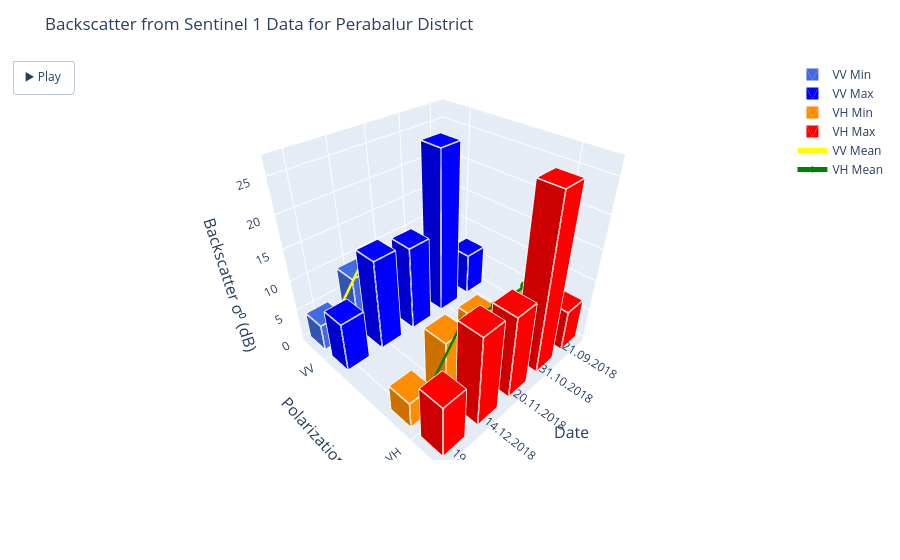

Notebook source saved alongside this figure:
### Code cell
import plotly.graph_objects as go
import numpy as np
import plotly.io as pio
import imageio
import moviepy as mpy
import os

# ========== DATA ==========
dates = ["21.09.2018", "31.10.2018", "20.11.2018", "14.12.2018", "19.01.2019"]
x = np.arange(len(dates))

vv_min = [2.89, 5.10, 8.49, 8.98, 4.26]
vv_max = [6.88, 25.92, 13.74, 14.64, 7.96]
vv_mean = [5.55, 10.89, 11.13, 12.33, 5.04]

vh_min = [4.51, 5.23, 9.21, 9.49, 4.12]
vh_max = [6.61, 26.74, 13.14, 14.20, 8.26]
vh_mean = [5.55, 10.89, 11.12, 12.40, 5.04]


def make_bar(xc, yc, z0, z1, dx=0.3, dy=0.1, color="blue", name=None):
    """Solid 3D bar with grey/black border lines."""
    # Vertices of cube
    verts = np.array([
        [xc-dx, yc-dy, z0],  # 0 bottom
        [xc+dx, yc-dy, z0],  # 1
        [xc+dx, yc+dy, z0],  # 2
        [xc-dx, yc+dy, z0],  # 3
        [xc-dx, yc-dy, z1],  # 4 top
        [xc+dx, yc-dy, z1],  # 5
        [xc+dx, yc+dy, z1],  # 6
        [xc-dx, yc+dy, z1],  # 7
    ])

    # Faces (12 triangles = 6 sides)
    i=[0,1,2, 0,2,3, 4,5,6, 4,6,7, 0,1,5, 0,5,4, 1,2,6, 1,6,5, 2,3,7, 2,7,6, 3,0,4, 3,4,7]
    j=[1,2,3, 3,0,1, 5,6,7, 7,4,5, 1,5,4, 4,0,1, 2,6,5, 5,1,2, 3,7,6, 6,2,3, 0,4,7, 7,3,0]
    k=[2,3,0, 0,1,2, 6,7,4, 4,5,6, 5,4,0, 0,1,5, 6,5,1, 1,2,6, 7,6,2, 2,3,7, 4,7,3, 3,0,4]

    # Base bar (solid color)
    bar = go.Mesh3d(
        x=verts[:,0], y=verts[:,1], z=verts[:,2],
        i=i, j=j, k=k,
        color=color,
        opacity=1.0,
        flatshading=True,
        name=name,
        showlegend=(name is not None)
    )

    # Edges (pairs of vertex indices)
    edges = [
        (0,1),(1,2),(2,3),(3,0),  # bottom
        (4,5),(5,6),(6,7),(7,4),  # top
        (0,4),(1,5),(2,6),(3,7)   # verticals
    ]

    edge_x, edge_y, edge_z = [], [], []
    for e in edges:
        for v in e:
            edge_x.append(verts[v,0])
            edge_y.append(verts[v,1])
            edge_z.append(verts[v,2])
        edge_x.append(None)  # break
        edge_y.append(None)
        edge_z.append(None)

    border = go.Scatter3d(
        x=edge_x, y=edge_y, z=edge_z,
        mode="lines",
        line=dict(color="white", width=3),
        showlegend=False
    )

    return [bar, border]


# ========== FIGURE ==========
fig = go.Figure()

# # VV bars
# for i in range(len(x)):
#     fig.add_trace(make_bar(x[i], 0-0.15, 0, vv_min[i], color="royalblue", name="VV Min" if i==0 else None))
#     fig.add_trace(make_bar(x[i], 0+0.15, 0, vv_max[i], color="blue", name="VV Max" if i==0 else None))

# # VH bars
# for i in range(len(x)):
#     fig.add_trace(make_bar(x[i], 1-0.15, 0, vh_min[i], color="darkorange", name="VH Min" if i==0 else None))
#     fig.add_trace(make_bar(x[i], 1+0.15, 0, vh_max[i], color="red", name="VH Max" if i==0 else None))

# VV bars
for i in range(len(x)):
    fig.add_traces(make_bar(x[i], 0-0.15, 0, vv_min[i], color="royalblue", name="VV Min" if i==0 else None))
    fig.add_traces(make_bar(x[i], 0+0.15, 0, vv_max[i], color="blue", name="VV Max" if i==0 else None))

# VH bars
for i in range(len(x)):
    fig.add_traces(make_bar(x[i], 1-0.15, 0, vh_min[i], color="darkorange", name="VH Min" if i==0 else None))
    fig.add_traces(make_bar(x[i], 1+0.15, 0, vh_max[i], color="red", name="VH Max" if i==0 else None))

# Mean lines
fig.add_trace(go.Scatter3d(
    x=x, y=[0]*len(x), z=vv_mean, mode="lines+markers",
    line=dict(color="yellow", width=5), marker=dict(size=6),
    name="VV Mean"
))
fig.add_trace(go.Scatter3d(
    x=x, y=[1]*len(x), z=vh_mean, mode="lines+markers",
    line=dict(color="green", width=5), marker=dict(size=6),
    name="VH Mean"
))

# Layout improvements
fig.update_layout(
    scene=dict(
        xaxis=dict(
            title=dict(text="Date", font=dict(size=16)),
            tickvals=x,
            ticktext=dates,
            tickfont=dict(size=12),
        ),
        yaxis=dict(
            title=dict(text="Polarization", font=dict(size=16)),
            tickvals=[0, 1],
            ticktext=["VV", "VH"],
            tickfont=dict(size=12),
        ),
        zaxis=dict(
            title=dict(text="Backscatter σ⁰ (dB)", font=dict(size=16)),
            tickfont=dict(size=12),
        )
    ),
    title="Backscatter from Sentinel 1 Data for Perabalur District",
    margin=dict(l=80, r=80, b=100, t=60)
)

# ========== OPTION A: Interactive HTML for PPT ==========
fig.write_html("backscatter_3D.html")
print("Saved interactive HTML → insert in PPT via Web Viewer add-in.")

# ========== OPTION B: Auto-rotating animation ==========
frames = []
for angle in range(0, 360, 5):
    frames.append(go.Frame(
        layout=dict(scene_camera=dict(eye=dict(
            x=2*np.cos(np.radians(angle)),
            y=2*np.sin(np.radians(angle)),
            z=1.3
        )))
    ))
fig.update(frames=frames)

fig.update_layout(
    updatemenus=[dict(type="buttons", showactive=False,
                      buttons=[dict(label="▶️ Play",
                                    method="animate",
                                    args=[None, dict(frame=dict(duration=100, redraw=True),
                                                     fromcurrent=True, loop=True)])])]
)

# Show in browser (interactive)
fig.show()
pio.write_html(fig, "backscatter_3D_animation.html")
pio.write_image(fig, "backscatter_3D.png", width=1600, height=1000, scale=3)

# ========== Build Figure ==========
fig = go.Figure()

fig.add_trace(go.Bar(x=dates, y=vv_min, name="VV Min", marker_color="royalblue"))
fig.add_trace(go.Bar(x=dates, y=vv_max, name="VV Max", marker_color="blue"))
fig.add_trace(go.Bar(x=dates, y=vh_min, name="VH Min", marker_color="darkorange"))
fig.add_trace(go.Bar(x=dates, y=vh_max, name="VH Max", marker_color="red"))

fig.add_trace(go.Scatter(x=dates, y=vv_mean, name="VV Mean",
                         mode="lines+markers", line=dict(color="yellow", width=3)))
fig.add_trace(go.Scatter(x=dates, y=vh_mean, name="VH Mean",
                         mode="lines+markers", line=dict(color="green", width=3)))

fig.update_layout(barmode="group",
                  title="Backscatter from Sentinel 1 Data (Perambalur District)",
                  xaxis_title="Date",
                  yaxis_title="Backscatter σ⁰ (dB)",
                  template="plotly_white")

# ========== Generate Rotation Frames ==========
frames = []
for angle in range(0, 360, 5):   # Rotate 360° in 5° steps
    fig.update_layout(scene_camera=dict(eye=dict(
        x=2*np.cos(np.radians(angle)),
        y=2*np.sin(np.radians(angle)),
        z=1.3
    )))
    img_bytes = pio.to_image(fig, format="png", width=1000, height=800, scale=2)
    frames.append(imageio.v2.imread(img_bytes))

# Save as GIF
imageio.mimsave("backscatter_rotation.gif", frames, duration=0.2)

# Save as MP4
clip = mpy.ImageSequenceClip(frames, fps=5)
clip.write_videofile("backscatter_rotation.mp4", codec="libx264")

### Figure 1 — Plotly figure (JSON) as saved in the notebook; plotly's stock layout.template omitted (floating-point values rounded to 4 significant figures)
{"data": [{"color": "royalblue", "flatshading": true, "i": [0, 1, 2, 0, 2, 3, 4, 5, 6, 4, 6, 7, 0, 1, 5, 0, 5, 4, 1, 2, 6, 1, 6, 5, 2, 3, 7, 2, 7, 6, 3, 0, 4, 3, 4, 7], "j": [1, 2, 3, 3, 0, 1, 5, 6, 7, 7, 4, 5, 1, 5, 4, 4, 0, 1, 2, 6, 5, 5, 1, 2, 3, 7, 6, 6, 2, 3, 0, 4, 7, 7, 3, 0], "k": [2, 3, 0, 0, 1, 2, 6, 7, 4, 4, 5, 6, 5, 4, 0, 0, 1, 5, 6, 5, 1, 1, 2, 6, 7, 6, 2, 2, 3, 7, 4, 7, 3, 3, 0, 4], "name": "VV Min", "opacity": 1, "showlegend": true, "type": "mesh3d", "x": [-0.3, 0.3, 0.3, -0.3, -0.3, 0.3, 0.3, -0.3], "y": [-0.25, -0.25, -0.05, -0.05, -0.25, -0.25, -0.05, -0.05], "z": [0.0, 0.0, 0.0, 0.0, 2.89, 2.89, 2.89, 2.89]}, {"line": {"color": "white", "width": 3}, "mode": "lines", "showlegend": false, "type": "scatter3d", "x": [-0.3, 0.3, null, 0.3, 0.3, null, 0.3, -0.3, null, -0.3, -0.3, null, -0.3, 0.3, null, 0.3, 0.3, null, 0.3, -0.3, null, -0.3, -0.3, null, -0.3, -0.3, null, 0.3, 0.3, null, 0.3, 0.3, null, -0.3, -0.3, null], "y": [-0.25, -0.25, null, -0.25, -0.05, null, -0.05, -0.05, null, -0.05, -0.25, null, -0.25, -0.25, null, -0.25, -0.05, null, -0.05, -0.05, null, -0.05, -0.25, null, -0.25, -0.25, null, -0.25, -0.25, null, -0.05, -0.05, null, -0.05, -0.05, null], "z": [0, 0, null, 0, 0, null, 0, 0, null, 0, 0, null, 2.89, 2.89, null, 2.89, 2.89, null, 2.89, 2.89, null, 2.89, 2.89, null, 0, 2.89, null, 0, 2.89, null, 0, 2.89, null, 0, 2.89, null]}, {"color": "blue", "flatshading": true, "i": [0, 1, 2, 0, 2, 3, 4, 5, 6, 4, 6, 7, 0, 1, 5, 0, 5, 4, 1, 2, 6, 1, 6, 5, 2, 3, 7, 2, 7, 6, 3, 0, 4, 3, 4, 7], "j": [1, 2, 3, 3, 0, 1, 5, 6, 7, 7, 4, 5, 1, 5, 4, 4, 0, 1, 2, 6, 5, 5, 1, 2, 3, 7, 6, 6, 2, 3, 0, 4, 7, 7, 3, 0], "k": [2, 3, 0, 0, 1, 2, 6, 7, 4, 4, 5, 6, 5, 4, 0, 0, 1, 5, 6, 5, 1, 1, 2, 6, 7, 6, 2, 2, 3, 7, 4, 7, 3, 3, 0, 4], "name": "VV Max", "opacity": 1, "showlegend": true, "type": "mesh3d", "x": [-0.3, 0.3, 0.3, -0.3, -0.3, 0.3, 0.3, -0.3], "y": [0.05, 0.05, 0.25, 0.25, 0.05, 0.05, 0.25, 0.25], "z": [0.0, 0.0, 0.0, 0.0, 6.88, 6.88, 6.88, 6.88]}, {"line": {"color": "white", "width": 3}, "mode": "lines", "showlegend": false, "type": "scatter3d", "x": [-0.3, 0.3, null, 0.3, 0.3, null, 0.3, -0.3, null, -0.3, -0.3, null, -0.3, 0.3, null, 0.3, 0.3, null, 0.3, -0.3, null, -0.3, -0.3, null, -0.3, -0.3, null, 0.3, 0.3, null, 0.3, 0.3, null, -0.3, -0.3, null], "y": [0.05, 0.05, null, 0.05, 0.25, null, 0.25, 0.25, null, 0.25, 0.05, null, 0.05, 0.05, null, 0.05, 0.25, null, 0.25, 0.25, null, 0.25, 0.05, null, 0.05, 0.05, null, 0.05, 0.05, null, 0.25, 0.25, null, 0.25, 0.25, null], "z": [0, 0, null, 0, 0, null, 0, 0, null, 0, 0, null, 6.88, 6.88, null, 6.88, 6.88, null, 6.88, 6.88, null, 6.88, 6.88, null, 0, 6.88, null, 0, 6.88, null, 0, 6.88, null, 0, 6.88, null]}, {"color": "royalblue", "flatshading": true, "i": [0, 1, 2, 0, 2, 3, 4, 5, 6, 4, 6, 7, 0, 1, 5, 0, 5, 4, 1, 2, 6, 1, 6, 5, 2, 3, 7, 2, 7, 6, 3, 0, 4, 3, 4, 7], "j": [1, 2, 3, 3, 0, 1, 5, 6, 7, 7, 4, 5, 1, 5, 4, 4, 0, 1, 2, 6, 5, 5, 1, 2, 3, 7, 6, 6, 2, 3, 0, 4, 7, 7, 3, 0], "k": [2, 3, 0, 0, 1, 2, 6, 7, 4, 4, 5, 6, 5, 4, 0, 0, 1, 5, 6, 5, 1, 1, 2, 6, 7, 6, 2, 2, 3, 7, 4, 7, 3, 3, 0, 4], "opacity": 1, "showlegend": false, "type": "mesh3d", "x": [0.7, 1.3, 1.3, 0.7, 0.7, 1.3, 1.3, 0.7], "y": [-0.25, -0.25, -0.05, -0.05, -0.25, -0.25, -0.05, -0.05], "z": [0.0, 0.0, 0.0, 0.0, 5.1, 5.1, 5.1, 5.1]}, {"line": {"color": "white", "width": 3}, "mode": "lines", "showlegend": false, "type": "scatter3d", "x": [0.7, 1.3, null, 1.3, 1.3, null, 1.3, 0.7, null, 0.7, 0.7, null, 0.7, 1.3, null, 1.3, 1.3, null, 1.3, 0.7, null, 0.7, 0.7, null, 0.7, 0.7, null, 1.3, 1.3, null, 1.3, 1.3, null, 0.7, 0.7, null], "y": [-0.25, -0.25, null, -0.25, -0.05, null, -0.05, -0.05, null, -0.05, -0.25, null, -0.25, -0.25, null, -0.25, -0.05, null, -0.05, -0.05, null, -0.05, -0.25, null, -0.25, -0.25, null, -0.25, -0.25, null, -0.05, -0.05, null, -0.05, -0.05, null], "z": [0, 0, null, 0, 0, null, 0, 0, null, 0, 0, null, 5.1, 5.1, null, 5.1, 5.1, null, 5.1, 5.1, null, 5.1, 5.1, null, 0, 5.1, null, 0, 5.1, null, 0, 5.1, null, 0, 5.1, null]}, {"color": "blue", "flatshading": true, "i": [0, 1, 2, 0, 2, 3, 4, 5, 6, 4, 6, 7, 0, 1, 5, 0, 5, 4, 1, 2, 6, 1, 6, 5, 2, 3, 7, 2, 7, 6, 3, 0, 4, 3, 4, 7], "j": [1, 2, 3, 3, 0, 1, 5, 6, 7, 7, 4, 5, 1, 5, 4, 4, 0, 1, 2, 6, 5, 5, 1, 2, 3, 7, 6, 6, 2, 3, 0, 4, 7, 7, 3, 0], "k": [2, 3, 0, 0, 1, 2, 6, 7, 4, 4, 5, 6, 5, 4, 0, 0, 1, 5, 6, 5, 1, 1, 2, 6, 7, 6, 2, 2, 3, 7, 4, 7, 3, 3, 0, 4], "opacity": 1, "showlegend": false, "type": "mesh3d", "x": [0.7, 1.3, 1.3, 0.7, 0.7, 1.3, 1.3, 0.7], "y": [0.05, 0.05, 0.25, 0.25, 0.05, 0.05, 0.25, 0.25], "z": [0.0, 0.0, 0.0, 0.0, 25.92, 25.92, 25.92, 25.92]}, {"line": {"color": "white", "width": 3}, "mode": "lines", "showlegend": false, "type": "scatter3d", "x": [0.7, 1.3, null, 1.3, 1.3, null, 1.3, 0.7, null, 0.7, 0.7, null, 0.7, 1.3, null, 1.3, 1.3, null, 1.3, 0.7, null, 0.7, 0.7, null, 0.7, 0.7, null, 1.3, 1.3, null, 1.3, 1.3, null, 0.7, 0.7, null], "y": [0.05, 0.05, null, 0.05, 0.25, null, 0.25, 0.25, null, 0.25, 0.05, null, 0.05, 0.05, null, 0.05, 0.25, null, 0.25, 0.25, null, 0.25, 0.05, null, 0.05, 0.05, null, 0.05, 0.05, null, 0.25, 0.25, null, 0.25, 0.25, null], "z": [0, 0, null, 0, 0, null, 0, 0, null, 0, 0, null, 25.92, 25.92, null, 25.92, 25.92, null, 25.92, 25.92, null, 25.92, 25.92, null, 0, 25.92, null, 0, 25.92, null, 0, 25.92, null, 0, 25.92, null]}, {"color": "royalblue", "flatshading": true, "i": [0, 1, 2, 0, 2, 3, 4, 5, 6, 4, 6, 7, 0, 1, 5, 0, 5, 4, 1, 2, 6, 1, 6, 5, 2, 3, 7, 2, 7, 6, 3, 0, 4, 3, 4, 7], "j": [1, 2, 3, 3, 0, 1, 5, 6, 7, 7, 4, 5, 1, 5, 4, 4, 0, 1, 2, 6, 5, 5, 1, 2, 3, 7, 6, 6, 2, 3, 0, 4, 7, 7, 3, 0], "k": [2, 3, 0, 0, 1, 2, 6, 7, 4, 4, 5, 6, 5, 4, 0, 0, 1, 5, 6, 5, 1, 1, 2, 6, 7, 6, 2, 2, 3, 7, 4, 7, 3, 3, 0, 4], "opacity": 1, "showlegend": false, "type": "mesh3d", "x": [1.7, 2.3, 2.3, 1.7, 1.7, 2.3, 2.3, 1.7], "y": [-0.25, -0.25, -0.05, -0.05, -0.25, -0.25, -0.05, -0.05], "z": [0.0, 0.0, 0.0, 0.0, 8.49, 8.49, 8.49, 8.49]}, {"line": {"color": "white", "width": 3}, "mode": "lines", "showlegend": false, "type": "scatter3d", "x": [1.7, 2.3, null, 2.3, 2.3, null, 2.3, 1.7, null, 1.7, 1.7, null, 1.7, 2.3, null, 2.3, 2.3, null, 2.3, 1.7, null, 1.7, 1.7, null, 1.7, 1.7, null, 2.3, 2.3, null, 2.3, 2.3, null, 1.7, 1.7, null], "y": [-0.25, -0.25, null, -0.25, -0.05, null, -0.05, -0.05, null, -0.05, -0.25, null, -0.25, -0.25, null, -0.25, -0.05, null, -0.05, -0.05, null, -0.05, -0.25, null, -0.25, -0.25, null, -0.25, -0.25, null, -0.05, -0.05, null, -0.05, -0.05, null], "z": [0, 0, null, 0, 0, null, 0, 0, null, 0, 0, null, 8.49, 8.49, null, 8.49, 8.49, null, 8.49, 8.49, null, 8.49, 8.49, null, 0, 8.49, null, 0, 8.49, null, 0, 8.49, null, 0, 8.49, null]}, {"color": "blue", "flatshading": true, "i": [0, 1, 2, 0, 2, 3, 4, 5, 6, 4, 6, 7, 0, 1, 5, 0, 5, 4, 1, 2, 6, 1, 6, 5, 2, 3, 7, 2, 7, 6, 3, 0, 4, 3, 4, 7], "j": [1, 2, 3, 3, 0, 1, 5, 6, 7, 7, 4, 5, 1, 5, 4, 4, 0, 1, 2, 6, 5, 5, 1, 2, 3, 7, 6, 6, 2, 3, 0, 4, 7, 7, 3, 0], "k": [2, 3, 0, 0, 1, 2, 6, 7, 4, 4, 5, 6, 5, 4, 0, 0, 1, 5, 6, 5, 1, 1, 2, 6, 7, 6, 2, 2, 3, 7, 4, 7, 3, 3, 0, 4], "opacity": 1, "showlegend": false, "type": "mesh3d", "x": [1.7, 2.3, 2.3, 1.7, 1.7, 2.3, 2.3, 1.7], "y": [0.05, 0.05, 0.25, 0.25, 0.05, 0.05, 0.25, 0.25], "z": [0.0, 0.0, 0.0, 0.0, 13.74, 13.74, 13.74, 13.74]}, {"line": {"color": "white", "width": 3}, "mode": "lines", "showlegend": false, "type": "scatter3d", "x": [1.7, 2.3, null, 2.3, 2.3, null, 2.3, 1.7, null, 1.7, 1.7, null, 1.7, 2.3, null, 2.3, 2.3, null, 2.3, 1.7, null, 1.7, 1.7, null, 1.7, 1.7, null, 2.3, 2.3, null, 2.3, 2.3, null, 1.7, 1.7, null], "y": [0.05, 0.05, null, 0.05, 0.25, null, 0.25, 0.25, null, 0.25, 0.05, null, 0.05, 0.05, null, 0.05, 0.25, null, 0.25, 0.25, null, 0.25, 0.05, null, 0.05, 0.05, null, 0.05, 0.05, null, 0.25, 0.25, null, 0.25, 0.25, null], "z": [0, 0, null, 0, 0, null, 0, 0, null, 0, 0, null, 13.74, 13.74, null, 13.74, 13.74, null, 13.74, 13.74, null, 13.74, 13.74, null, 0, 13.74, null, 0, 13.74, null, 0, 13.74, null, 0, 13.74, null]}, {"color": "royalblue", "flatshading": true, "i": [0, 1, 2, 0, 2, 3, 4, 5, 6, 4, 6, 7, 0, 1, 5, 0, 5, 4, 1, 2, 6, 1, 6, 5, 2, 3, 7, 2, 7, 6, 3, 0, 4, 3, 4, 7], "j": [1, 2, 3, 3, 0, 1, 5, 6, 7, 7, 4, 5, 1, 5, 4, 4, 0, 1, 2, 6, 5, 5, 1, 2, 3, 7, 6, 6, 2, 3, 0, 4, 7, 7, 3, 0], "k": [2, 3, 0, 0, 1, 2, 6, 7, 4, 4, 5, 6, 5, 4, 0, 0, 1, 5, 6, 5, 1, 1, 2, 6, 7, 6, 2, 2, 3, 7, 4, 7, 3, 3, 0, 4], "opacity": 1, "showlegend": false, "type": "mesh3d", "x": [2.7, 3.3, 3.3, 2.7, 2.7, 3.3, 3.3, 2.7], "y": [-0.25, -0.25, -0.05, -0.05, -0.25, -0.25, -0.05, -0.05], "z": [0.0, 0.0, 0.0, 0.0, 8.98, 8.98, 8.98, 8.98]}, {"line": {"color": "white", "width": 3}, "mode": "lines", "showlegend": false, "type": "scatter3d", "x": [2.7, 3.3, null, 3.3, 3.3, null, 3.3, 2.7, null, 2.7, 2.7, null, 2.7, 3.3, null, 3.3, 3.3, null, 3.3, 2.7, null, 2.7, 2.7, null, 2.7, 2.7, null, 3.3, 3.3, null, 3.3, 3.3, null, 2.7, 2.7, null], "y": [-0.25, -0.25, null, -0.25, -0.05, null, -0.05, -0.05, null, -0.05, -0.25, null, -0.25, -0.25, null, -0.25, -0.05, null, -0.05, -0.05, null, -0.05, -0.25, null, -0.25, -0.25, null, -0.25, -0.25, null, -0.05, -0.05, null, -0.05, -0.05, null], "z": [0, 0, null, 0, 0, null, 0, 0, null, 0, 0, null, 8.98, 8.98, null, 8.98, 8.98, null, 8.98, 8.98, null, 8.98, 8.98, null, 0, 8.98, null, 0, 8.98, null, 0, 8.98, null, 0, 8.98, null]}, {"color": "blue", "flatshading": true, "i": [0, 1, 2, 0, 2, 3, 4, 5, 6, 4, 6, 7, 0, 1, 5, 0, 5, 4, 1, 2, 6, 1, 6, 5, 2, 3, 7, 2, 7, 6, 3, 0, 4, 3, 4, 7], "j": [1, 2, 3, 3, 0, 1, 5, 6, 7, 7, 4, 5, 1, 5, 4, 4, 0, 1, 2, 6, 5, 5, 1, 2, 3, 7, 6, 6, 2, 3, 0, 4, 7, 7, 3, 0], "k": [2, 3, 0, 0, 1, 2, 6, 7, 4, 4, 5, 6, 5, 4, 0, 0, 1, 5, 6, 5, 1, 1, 2, 6, 7, 6, 2, 2, 3, 7, 4, 7, 3, 3, 0, 4], "opacity": 1, "showlegend": false, "type": "mesh3d", "x": [2.7, 3.3, 3.3, 2.7, 2.7, 3.3, 3.3, 2.7], "y": [0.05, 0.05, 0.25, 0.25, 0.05, 0.05, 0.25, 0.25], "z": [0.0, 0.0, 0.0, 0.0, 14.64, 14.64, 14.64, 14.64]}, {"line": {"color": "white", "width": 3}, "mode": "lines", "showlegend": false, "type": "scatter3d", "x": [2.7, 3.3, null, 3.3, 3.3, null, 3.3, 2.7, null, 2.7, 2.7, null, 2.7, 3.3, null, 3.3, 3.3, null, 3.3, 2.7, null, 2.7, 2.7, null, 2.7, 2.7, null, 3.3, 3.3, null, 3.3, 3.3, null, 2.7, 2.7, null], "y": [0.05, 0.05, null, 0.05, 0.25, null, 0.25, 0.25, null, 0.25, 0.05, null, 0.05, 0.05, null, 0.05, 0.25, null, 0.25, 0.25, null, 0.25, 0.05, null, 0.05, 0.05, null, 0.05, 0.05, null, 0.25, 0.25, null, 0.25, 0.25, null], "z": [0, 0, null, 0, 0, null, 0, 0, null, 0, 0, null, 14.64, 14.64, null, 14.64, 14.64, null, 14.64, 14.64, null, 14.64, 14.64, null, 0, 14.64, null, 0, 14.64, null, 0, 14.64, null, 0, 14.64, null]}, {"color": "royalblue", "flatshading": true, "i": [0, 1, 2, 0, 2, 3, 4, 5, 6, 4, 6, 7, 0, 1, 5, 0, 5, 4, 1, 2, 6, 1, 6, 5, 2, 3, 7, 2, 7, 6, 3, 0, 4, 3, 4, 7], "j": [1, 2, 3, 3, 0, 1, 5, 6, 7, 7, 4, 5, 1, 5, 4, 4, 0, 1, 2, 6, 5, 5, 1, 2, 3, 7, 6, 6, 2, 3, 0, 4, 7, 7, 3, 0], "k": [2, 3, 0, 0, 1, 2, 6, 7, 4, 4, 5, 6, 5, 4, 0, 0, 1, 5, 6, 5, 1, 1, 2, 6, 7, 6, 2, 2, 3, 7, 4, 7, 3, 3, 0, 4], "opacity": 1, "showlegend": false, "type": "mesh3d", "x": [3.7, 4.3, 4.3, 3.7, 3.7, 4.3, 4.3, 3.7], "y": [-0.25, -0.25, -0.05, -0.05, -0.25, -0.25, -0.05, -0.05], "z": [0.0, 0.0, 0.0, 0.0, 4.26, 4.26, 4.26, 4.26]}, {"line": {"color": "white", "width": 3}, "mode": "lines", "showlegend": false, "type": "scatter3d", "x": [3.7, 4.3, null, 4.3, 4.3, null, 4.3, 3.7, null, 3.7, 3.7, null, 3.7, 4.3, null, 4.3, 4.3, null, 4.3, 3.7, null, 3.7, 3.7, null, 3.7, 3.7, null, 4.3, 4.3, null, 4.3, 4.3, null, 3.7, 3.7, null], "y": [-0.25, -0.25, null, -0.25, -0.05, null, -0.05, -0.05, null, -0.05, -0.25, null, -0.25, -0.25, null, -0.25, -0.05, null, -0.05, -0.05, null, -0.05, -0.25, null, -0.25, -0.25, null, -0.25, -0.25, null, -0.05, -0.05, null, -0.05, -0.05, null], "z": [0, 0, null, 0, 0, null, 0, 0, null, 0, 0, null, 4.26, 4.26, null, 4.26, 4.26, null, 4.26, 4.26, null, 4.26, 4.26, null, 0, 4.26, null, 0, 4.26, null, 0, 4.26, null, 0, 4.26, null]}, {"color": "blue", "flatshading": true, "i": [0, 1, 2, 0, 2, 3, 4, 5, 6, 4, 6, 7, 0, 1, 5, 0, 5, 4, 1, 2, 6, 1, 6, 5, 2, 3, 7, 2, 7, 6, 3, 0, 4, 3, 4, 7], "j": [1, 2, 3, 3, 0, 1, 5, 6, 7, 7, 4, 5, 1, 5, 4, 4, 0, 1, 2, 6, 5, 5, 1, 2, 3, 7, 6, 6, 2, 3, 0, 4, 7, 7, 3, 0], "k": [2, 3, 0, 0, 1, 2, 6, 7, 4, 4, 5, 6, 5, 4, 0, 0, 1, 5, 6, 5, 1, 1, 2, 6, 7, 6, 2, 2, 3, 7, 4, 7, 3, 3, 0, 4], "opacity": 1, "showlegend": false, "type": "mesh3d", "x": [3.7, 4.3, 4.3, 3.7, 3.7, 4.3, 4.3, 3.7], "y": [0.05, 0.05, 0.25, 0.25, 0.05, 0.05, 0.25, 0.25], "z": [0.0, 0.0, 0.0, 0.0, 7.96, 7.96, 7.96, 7.96]}, {"line": {"color": "white", "width": 3}, "mode": "lines", "showlegend": false, "type": "scatter3d", "x": [3.7, 4.3, null, 4.3, 4.3, null, 4.3, 3.7, null, 3.7, 3.7, null, 3.7, 4.3, null, 4.3, 4.3, null, 4.3, 3.7, null, 3.7, 3.7, null, 3.7, 3.7, null, 4.3, 4.3, null, 4.3, 4.3, null, 3.7, 3.7, null], "y": [0.05, 0.05, null, 0.05, 0.25, null, 0.25, 0.25, null, 0.25, 0.05, null, 0.05, 0.05, null, 0.05, 0.25, null, 0.25, 0.25, null, 0.25, 0.05, null, 0.05, 0.05, null, 0.05, 0.05, null, 0.25, 0.25, null, 0.25, 0.25, null], "z": [0, 0, null, 0, 0, null, 0, 0, null, 0, 0, null, 7.96, 7.96, null, 7.96, 7.96, null, 7.96, 7.96, null, 7.96, 7.96, null, 0, 7.96, null, 0, 7.96, null, 0, 7.96, null, 0, 7.96, null]}, {"color": "darkorange", "flatshading": true, "i": [0, 1, 2, 0, 2, 3, 4, 5, 6, 4, 6, 7, 0, 1, 5, 0, 5, 4, 1, 2, 6, 1, 6, 5, 2, 3, 7, 2, 7, 6, 3, 0, 4, 3, 4, 7], "j": [1, 2, 3, 3, 0, 1, 5, 6, 7, 7, 4, 5, 1, 5, 4, 4, 0, 1, 2, 6, 5, 5, 1, 2, 3, 7, 6, 6, 2, 3, 0, 4, 7, 7, 3, 0], "k": [2, 3, 0, 0, 1, 2, 6, 7, 4, 4, 5, 6, 5, 4, 0, 0, 1, 5, 6, 5, 1, 1, 2, 6, 7, 6, 2, 2, 3, 7, 4, 7, 3, 3, 0, 4], "name": "VH Min", "opacity": 1, "showlegend": true, "type": "mesh3d", "x": [-0.3, 0.3, 0.3, -0.3, -0.3, 0.3, 0.3, -0.3], "y": [0.75, 0.75, 0.95, 0.95, 0.75, 0.75, 0.95, 0.95], "z": [0.0, 0.0, 0.0, 0.0, 4.51, 4.51, 4.51, 4.51]}, {"line": {"color": "white", "width": 3}, "mode": "lines", "showlegend": false, "type": "scatter3d", "x": [-0.3, 0.3, null, 0.3, 0.3, null, 0.3, -0.3, null, -0.3, -0.3, null, -0.3, 0.3, null, 0.3, 0.3, null, 0.3, -0.3, null, -0.3, -0.3, null, -0.3, -0.3, null, 0.3, 0.3, null, 0.3, 0.3, null, -0.3, -0.3, null], "y": [0.75, 0.75, null, 0.75, 0.95, null, 0.95, 0.95, null, 0.95, 0.75, null, 0.75, 0.75, null, 0.75, 0.95, null, 0.95, 0.95, null, 0.95, 0.75, null, 0.75, 0.75, null, 0.75, 0.75, null, 0.95, 0.95, null, 0.95, 0.95, null], "z": [0, 0, null, 0, 0, null, 0, 0, null, 0, 0, null, 4.51, 4.51, null, 4.51, 4.51, null, 4.51, 4.51, null, 4.51, 4.51, null, 0, 4.51, null, 0, 4.51, null, 0, 4.51, null, 0, 4.51, null]}, {"color": "red", "flatshading": true, "i": [0, 1, 2, 0, 2, 3, 4, 5, 6, 4, 6, 7, 0, 1, 5, 0, 5, 4, 1, 2, 6, 1, 6, 5, 2, 3, 7, 2, 7, 6, 3, 0, 4, 3, 4, 7], "j": [1, 2, 3, 3, 0, 1, 5, 6, 7, 7, 4, 5, 1, 5, 4, 4, 0, 1, 2, 6, 5, 5, 1, 2, 3, 7, 6, 6, 2, 3, 0, 4, 7, 7, 3, 0], "k": [2, 3, 0, 0, 1, 2, 6, 7, 4, 4, 5, 6, 5, 4, 0, 0, 1, 5, 6, 5, 1, 1, 2, 6, 7, 6, 2, 2, 3, 7, 4, 7, 3, 3, 0, 4], "name": "VH Max", "opacity": 1, "showlegend": true, "type": "mesh3d", "x": [-0.3, 0.3, 0.3, -0.3, -0.3, 0.3, 0.3, -0.3], "y": [1.05, 1.05, 1.25, 1.25, 1.05, 1.05, 1.25, 1.25], "z": [0.0, 0.0, 0.0, 0.0, 6.61, 6.61, 6.61, 6.61]}, {"line": {"color": "white", "width": 3}, "mode": "lines", "showlegend": false, "type": "scatter3d", "x": [-0.3, 0.3, null, 0.3, 0.3, null, 0.3, -0.3, null, -0.3, -0.3, null, -0.3, 0.3, null, 0.3, 0.3, null, 0.3, -0.3, null, -0.3, -0.3, null, -0.3, -0.3, null, 0.3, 0.3, null, 0.3, 0.3, null, -0.3, -0.3, null], "y": [1.05, 1.05, null, 1.05, 1.25, null, 1.25, 1.25, null, 1.25, 1.05, null, 1.05, 1.05, null, 1.05, 1.25, null, 1.25, 1.25, null, 1.25, 1.05, null, 1.05, 1.05, null, 1.05, 1.05, null, 1.25, 1.25, null, 1.25, 1.25, null], "z": [0, 0, null, 0, 0, null, 0, 0, null, 0, 0, null, 6.61, 6.61, null, 6.61, 6.61, null, 6.61, 6.61, null, 6.61, 6.61, null, 0, 6.61, null, 0, 6.61, null, 0, 6.61, null, 0, 6.61, null]}, {"color": "darkorange", "flatshading": true, "i": [0, 1, 2, 0, 2, 3, 4, 5, 6, 4, 6, 7, 0, 1, 5, 0, 5, 4, 1, 2, 6, 1, 6, 5, 2, 3, 7, 2, 7, 6, 3, 0, 4, 3, 4, 7], "j": [1, 2, 3, 3, 0, 1, 5, 6, 7, 7, 4, 5, 1, 5, 4, 4, 0, 1, 2, 6, 5, 5, 1, 2, 3, 7, 6, 6, 2, 3, 0, 4, 7, 7, 3, 0], "k": [2, 3, 0, 0, 1, 2, 6, 7, 4, 4, 5, 6, 5, 4, 0, 0, 1, 5, 6, 5, 1, 1, 2, 6, 7, 6, 2, 2, 3, 7, 4, 7, 3, 3, 0, 4], "opacity": 1, "showlegend": false, "type": "mesh3d", "x": [0.7, 1.3, 1.3, 0.7, 0.7, 1.3, 1.3, 0.7], "y": [0.75, 0.75, 0.95, 0.95, 0.75, 0.75, 0.95, 0.95], "z": [0.0, 0.0, 0.0, 0.0, 5.23, 5.23, 5.23, 5.23]}, {"line": {"color": "white", "width": 3}, "mode": "lines", "showlegend": false, "type": "scatter3d", "x": [0.7, 1.3, null, 1.3, 1.3, null, 1.3, 0.7, null, 0.7, 0.7, null, 0.7, 1.3, null, 1.3, 1.3, null, 1.3, 0.7, null, 0.7, 0.7, null, 0.7, 0.7, null, 1.3, 1.3, null, 1.3, 1.3, null, 0.7, 0.7, null], "y": [0.75, 0.75, null, 0.75, 0.95, null, 0.95, 0.95, null, 0.95, 0.75, null, 0.75, 0.75, null, 0.75, 0.95, null, 0.95, 0.95, null, 0.95, 0.75, null, 0.75, 0.75, null, 0.75, 0.75, null, 0.95, 0.95, null, 0.95, 0.95, null], "z": [0, 0, null, 0, 0, null, 0, 0, null, 0, 0, null, 5.23, 5.23, null, 5.23, 5.23, null, 5.23, 5.23, null, 5.23, 5.23, null, 0, 5.23, null, 0, 5.23, null, 0, 5.23, null, 0, 5.23, null]}, {"color": "red", "flatshading": true, "i": [0, 1, 2, 0, 2, 3, 4, 5, 6, 4, 6, 7, 0, 1, 5, 0, 5, 4, 1, 2, 6, 1, 6, 5, 2, 3, 7, 2, 7, 6, 3, 0, 4, 3, 4, 7], "j": [1, 2, 3, 3, 0, 1, 5, 6, 7, 7, 4, 5, 1, 5, 4, 4, 0, 1, 2, 6, 5, 5, 1, 2, 3, 7, 6, 6, 2, 3, 0, 4, 7, 7, 3, 0], "k": [2, 3, 0, 0, 1, 2, 6, 7, 4, 4, 5, 6, 5, 4, 0, 0, 1, 5, 6, 5, 1, 1, 2, 6, 7, 6, 2, 2, 3, 7, 4, 7, 3, 3, 0, 4], "opacity": 1, "showlegend": false, "type": "mesh3d", "x": [0.7, 1.3, 1.3, 0.7, 0.7, 1.3, 1.3, 0.7], "y": [1.05, 1.05, 1.25, 1.25, 1.05, 1.05, 1.25, 1.25], "z": [0.0, 0.0, 0.0, 0.0, 26.74, 26.74, 26.74, 26.74]}, {"line": {"color": "white", "width": 3}, "mode": "lines", "showlegend": false, "type": "scatter3d", "x": [0.7, 1.3, null, 1.3, 1.3, null, 1.3, 0.7, null, 0.7, 0.7, null, 0.7, 1.3, null, 1.3, 1.3, null, 1.3, 0.7, null, 0.7, 0.7, null, 0.7, 0.7, null, 1.3, 1.3, null, 1.3, 1.3, null, 0.7, 0.7, null], "y": [1.05, 1.05, null, 1.05, 1.25, null, 1.25, 1.25, null, 1.25, 1.05, null, 1.05, 1.05, null, 1.05, 1.25, null, 1.25, 1.25, null, 1.25, 1.05, null, 1.05, 1.05, null, 1.05, 1.05, null, 1.25, 1.25, null, 1.25, 1.25, null], "z": [0, 0, null, 0, 0, null, 0, 0, null, 0, 0, null, 26.74, 26.74, null, 26.74, 26.74, null, 26.74, 26.74, null, 26.74, 26.74, null, 0, 26.74, null, 0, 26.74, null, 0, 26.74, null, 0, 26.74, null]}, {"color": "darkorange", "flatshading": true, "i": [0, 1, 2, 0, 2, 3, 4, 5, 6, 4, 6, 7, 0, 1, 5, 0, 5, 4, 1, 2, 6, 1, 6, 5, 2, 3, 7, 2, 7, 6, 3, 0, 4, 3, 4, 7], "j": [1, 2, 3, 3, 0, 1, 5, 6, 7, 7, 4, 5, 1, 5, 4, 4, 0, 1, 2, 6, 5, 5, 1, 2, 3, 7, 6, 6, 2, 3, 0, 4, 7, 7, 3, 0], "k": [2, 3, 0, 0, 1, 2, 6, 7, 4, 4, 5, 6, 5, 4, 0, 0, 1, 5, 6, 5, 1, 1, 2, 6, 7, 6, 2, 2, 3, 7, 4, 7, 3, 3, 0, 4], "opacity": 1, "showlegend": false, "type": "mesh3d", "x": [1.7, 2.3, 2.3, 1.7, 1.7, 2.3, 2.3, 1.7], "y": [0.75, 0.75, 0.95, 0.95, 0.75, 0.75, 0.95, 0.95], "z": [0.0, 0.0, 0.0, 0.0, 9.21, 9.21, 9.21, 9.21]}, {"line": {"color": "white", "width": 3}, "mode": "lines", "showlegend": false, "type": "scatter3d", "x": [1.7, 2.3, null, 2.3, 2.3, null, 2.3, 1.7, null, 1.7, 1.7, null, 1.7, 2.3, null, 2.3, 2.3, null, 2.3, 1.7, null, 1.7, 1.7, null, 1.7, 1.7, null, 2.3, 2.3, null, 2.3, 2.3, null, 1.7, 1.7, null], "y": [0.75, 0.75, null, 0.75, 0.95, null, 0.95, 0.95, null, 0.95, 0.75, null, 0.75, 0.75, null, 0.75, 0.95, null, 0.95, 0.95, null, 0.95, 0.75, null, 0.75, 0.75, null, 0.75, 0.75, null, 0.95, 0.95, null, 0.95, 0.95, null], "z": [0, 0, null, 0, 0, null, 0, 0, null, 0, 0, null, 9.21, 9.21, null, 9.21, 9.21, null, 9.21, 9.21, null, 9.21, 9.21, null, 0, 9.21, null, 0, 9.21, null, 0, 9.21, null, 0, 9.21, null]}, {"color": "red", "flatshading": true, "i": [0, 1, 2, 0, 2, 3, 4, 5, 6, 4, 6, 7, 0, 1, 5, 0, 5, 4, 1, 2, 6, 1, 6, 5, 2, 3, 7, 2, 7, 6, 3, 0, 4, 3, 4, 7], "j": [1, 2, 3, 3, 0, 1, 5, 6, 7, 7, 4, 5, 1, 5, 4, 4, 0, 1, 2, 6, 5, 5, 1, 2, 3, 7, 6, 6, 2, 3, 0, 4, 7, 7, 3, 0], "k": [2, 3, 0, 0, 1, 2, 6, 7, 4, 4, 5, 6, 5, 4, 0, 0, 1, 5, 6, 5, 1, 1, 2, 6, 7, 6, 2, 2, 3, 7, 4, 7, 3, 3, 0, 4], "opacity": 1, "showlegend": false, "type": "mesh3d", "x": [1.7, 2.3, 2.3, 1.7, 1.7, 2.3, 2.3, 1.7], "y": [1.05, 1.05, 1.25, 1.25, 1.05, 1.05, 1.25, 1.25], "z": [0.0, 0.0, 0.0, 0.0, 13.14, 13.14, 13.14, 13.14]}, {"line": {"color": "white", "width": 3}, "mode": "lines", "showlegend": false, "type": "scatter3d", "x": [1.7, 2.3, null, 2.3, 2.3, null, 2.3, 1.7, null, 1.7, 1.7, null, 1.7, 2.3, null, 2.3, 2.3, null, 2.3, 1.7, null, 1.7, 1.7, null, 1.7, 1.7, null, 2.3, 2.3, null, 2.3, 2.3, null, 1.7, 1.7, null], "y": [1.05, 1.05, null, 1.05, 1.25, null, 1.25, 1.25, null, 1.25, 1.05, null, 1.05, 1.05, null, 1.05, 1.25, null, 1.25, 1.25, null, 1.25, 1.05, null, 1.05, 1.05, null, 1.05, 1.05, null, 1.25, 1.25, null, 1.25, 1.25, null], "z": [0, 0, null, 0, 0, null, 0, 0, null, 0, 0, null, 13.14, 13.14, null, 13.14, 13.14, null, 13.14, 13.14, null, 13.14, 13.14, null, 0, 13.14, null, 0, 13.14, null, 0, 13.14, null, 0, 13.14, null]}, {"color": "darkorange", "flatshading": true, "i": [0, 1, 2, 0, 2, 3, 4, 5, 6, 4, 6, 7, 0, 1, 5, 0, 5, 4, 1, 2, 6, 1, 6, 5, 2, 3, 7, 2, 7, 6, 3, 0, 4, 3, 4, 7], "j": [1, 2, 3, 3, 0, 1, 5, 6, 7, 7, 4, 5, 1, 5, 4, 4, 0, 1, 2, 6, 5, 5, 1, 2, 3, 7, 6, 6, 2, 3, 0, 4, 7, 7, 3, 0], "k": [2, 3, 0, 0, 1, 2, 6, 7, 4, 4, 5, 6, 5, 4, 0, 0, 1, 5, 6, 5, 1, 1, 2, 6, 7, 6, 2, 2, 3, 7, 4, 7, 3, 3, 0, 4], "opacity": 1, "showlegend": false, "type": "mesh3d", "x": [2.7, 3.3, 3.3, 2.7, 2.7, 3.3, 3.3, 2.7], "y": [0.75, 0.75, 0.95, 0.95, 0.75, 0.75, 0.95, 0.95], "z": [0.0, 0.0, 0.0, 0.0, 9.49, 9.49, 9.49, 9.49]}, {"line": {"color": "white", "width": 3}, "mode": "lines", "showlegend": false, "type": "scatter3d", "x": [2.7, 3.3, null, 3.3, 3.3, null, 3.3, 2.7, null, 2.7, 2.7, null, 2.7, 3.3, null, 3.3, 3.3, null, 3.3, 2.7, null, 2.7, 2.7, null, 2.7, 2.7, null, 3.3, 3.3, null, 3.3, 3.3, null, 2.7, 2.7, null], "y": [0.75, 0.75, null, 0.75, 0.95, null, 0.95, 0.95, null, 0.95, 0.75, null, 0.75, 0.75, null, 0.75, 0.95, null, 0.95, 0.95, null, 0.95, 0.75, null, 0.75, 0.75, null, 0.75, 0.75, null, 0.95, 0.95, null, 0.95, 0.95, null], "z": [0, 0, null, 0, 0, null, 0, 0, null, 0, 0, null, 9.49, 9.49, null, 9.49, 9.49, null, 9.49, 9.49, null, 9.49, 9.49, null, 0, 9.49, null, 0, 9.49, null, 0, 9.49, null, 0, 9.49, null]}, {"color": "red", "flatshading": true, "i": [0, 1, 2, 0, 2, 3, 4, 5, 6, 4, 6, 7, 0, 1, 5, 0, 5, 4, 1, 2, 6, 1, 6, 5, 2, 3, 7, 2, 7, 6, 3, 0, 4, 3, 4, 7], "j": [1, 2, 3, 3, 0, 1, 5, 6, 7, 7, 4, 5, 1, 5, 4, 4, 0, 1, 2, 6, 5, 5, 1, 2, 3, 7, 6, 6, 2, 3, 0, 4, 7, 7, 3, 0], "k": [2, 3, 0, 0, 1, 2, 6, 7, 4, 4, 5, 6, 5, 4, 0, 0, 1, 5, 6, 5, 1, 1, 2, 6, 7, 6, 2, 2, 3, 7, 4, 7, 3, 3, 0, 4], "opacity": 1, "showlegend": false, "type": "mesh3d", "x": [2.7, 3.3, 3.3, 2.7, 2.7, 3.3, 3.3, 2.7], "y": [1.05, 1.05, 1.25, 1.25, 1.05, 1.05, 1.25, 1.25], "z": [0.0, 0.0, 0.0, 0.0, 14.2, 14.2, 14.2, 14.2]}, {"line": {"color": "white", "width": 3}, "mode": "lines", "showlegend": false, "type": "scatter3d", "x": [2.7, 3.3, null, 3.3, 3.3, null, 3.3, 2.7, null, 2.7, 2.7, null, 2.7, 3.3, null, 3.3, 3.3, null, 3.3, 2.7, null, 2.7, 2.7, null, 2.7, 2.7, null, 3.3, 3.3, null, 3.3, 3.3, null, 2.7, 2.7, null], "y": [1.05, 1.05, null, 1.05, 1.25, null, 1.25, 1.25, null, 1.25, 1.05, null, 1.05, 1.05, null, 1.05, 1.25, null, 1.25, 1.25, null, 1.25, 1.05, null, 1.05, 1.05, null, 1.05, 1.05, null, 1.25, 1.25, null, 1.25, 1.25, null], "z": [0, 0, null, 0, 0, null, 0, 0, null, 0, 0, null, 14.2, 14.2, null, 14.2, 14.2, null, 14.2, 14.2, null, 14.2, 14.2, null, 0, 14.2, null, 0, 14.2, null, 0, 14.2, null, 0, 14.2, null]}, {"color": "darkorange", "flatshading": true, "i": [0, 1, 2, 0, 2, 3, 4, 5, 6, 4, 6, 7, 0, 1, 5, 0, 5, 4, 1, 2, 6, 1, 6, 5, 2, 3, 7, 2, 7, 6, 3, 0, 4, 3, 4, 7], "j": [1, 2, 3, 3, 0, 1, 5, 6, 7, 7, 4, 5, 1, 5, 4, 4, 0, 1, 2, 6, 5, 5, 1, 2, 3, 7, 6, 6, 2, 3, 0, 4, 7, 7, 3, 0], "k": [2, 3, 0, 0, 1, 2, 6, 7, 4, 4, 5, 6, 5, 4, 0, 0, 1, 5, 6, 5, 1, 1, 2, 6, 7, 6, 2, 2, 3, 7, 4, 7, 3, 3, 0, 4], "opacity": 1, "showlegend": false, "type": "mesh3d", "x": [3.7, 4.3, 4.3, 3.7, 3.7, 4.3, 4.3, 3.7], "y": [0.75, 0.75, 0.95, 0.95, 0.75, 0.75, 0.95, 0.95], "z": [0.0, 0.0, 0.0, 0.0, 4.12, 4.12, 4.12, 4.12]}, {"line": {"color": "white", "width": 3}, "mode": "lines", "showlegend": false, "type": "scatter3d", "x": [3.7, 4.3, null, 4.3, 4.3, null, 4.3, 3.7, null, 3.7, 3.7, null, 3.7, 4.3, null, 4.3, 4.3, null, 4.3, 3.7, null, 3.7, 3.7, null, 3.7, 3.7, null, 4.3, 4.3, null, 4.3, 4.3, null, 3.7, 3.7, null], "y": [0.75, 0.75, null, 0.75, 0.95, null, 0.95, 0.95, null, 0.95, 0.75, null, 0.75, 0.75, null, 0.75, 0.95, null, 0.95, 0.95, null, 0.95, 0.75, null, 0.75, 0.75, null, 0.75, 0.75, null, 0.95, 0.95, null, 0.95, 0.95, null], "z": [0, 0, null, 0, 0, null, 0, 0, null, 0, 0, null, 4.12, 4.12, null, 4.12, 4.12, null, 4.12, 4.12, null, 4.12, 4.12, null, 0, 4.12, null, 0, 4.12, null, 0, 4.12, null, 0, 4.12, null]}, {"color": "red", "flatshading": true, "i": [0, 1, 2, 0, 2, 3, 4, 5, 6, 4, 6, 7, 0, 1, 5, 0, 5, 4, 1, 2, 6, 1, 6, 5, 2, 3, 7, 2, 7, 6, 3, 0, 4, 3, 4, 7], "j": [1, 2, 3, 3, 0, 1, 5, 6, 7, 7, 4, 5, 1, 5, 4, 4, 0, 1, 2, 6, 5, 5, 1, 2, 3, 7, 6, 6, 2, 3, 0, 4, 7, 7, 3, 0], "k": [2, 3, 0, 0, 1, 2, 6, 7, 4, 4, 5, 6, 5, 4, 0, 0, 1, 5, 6, 5, 1, 1, 2, 6, 7, 6, 2, 2, 3, 7, 4, 7, 3, 3, 0, 4], "opacity": 1, "showlegend": false, "type": "mesh3d", "x": [3.7, 4.3, 4.3, 3.7, 3.7, 4.3, 4.3, 3.7], "y": [1.05, 1.05, 1.25, 1.25, 1.05, 1.05, 1.25, 1.25], "z": [0.0, 0.0, 0.0, 0.0, 8.26, 8.26, 8.26, 8.26]}, {"line": {"color": "white", "width": 3}, "mode": "lines", "showlegend": false, "type": "scatter3d", "x": [3.7, 4.3, null, 4.3, 4.3, null, 4.3, 3.7, null, 3.7, 3.7, null, 3.7, 4.3, null, 4.3, 4.3, null, 4.3, 3.7, null, 3.7, 3.7, null, 3.7, 3.7, null, 4.3, 4.3, null, 4.3, 4.3, null, 3.7, 3.7, null], "y": [1.05, 1.05, null, 1.05, 1.25, null, 1.25, 1.25, null, 1.25, 1.05, null, 1.05, 1.05, null, 1.05, 1.25, null, 1.25, 1.25, null, 1.25, 1.05, null, 1.05, 1.05, null, 1.05, 1.05, null, 1.25, 1.25, null, 1.25, 1.25, null], "z": [0, 0, null, 0, 0, null, 0, 0, null, 0, 0, null, 8.26, 8.26, null, 8.26, 8.26, null, 8.26, 8.26, null, 8.26, 8.26, null, 0, 8.26, null, 0, 8.26, null, 0, 8.26, null, 0, 8.26, null]}, {"line": {"color": "yellow", "width": 5}, "marker": {"size": 6}, "mode": "lines+markers", "name": "VV Mean", "type": "scatter3d", "x": [0, 1, 2, 3, 4], "y": [0, 0, 0, 0, 0], "z": [5.55, 10.89, 11.13, 12.33, 5.04]}, {"line": {"color": "green", "width": 5}, "marker": {"size": 6}, "mode": "lines+markers", "name": "VH Mean", "type": "scatter3d", "x": [0, 1, 2, 3, 4], "y": [1, 1, 1, 1, 1], "z": [5.55, 10.89, 11.12, 12.4, 5.04]}], "layout": {"margin": {"b": 100, "l": 80, "r": 80, "t": 60}, "scene": {"xaxis": {"tickfont": {"size": 12}, "ticktext": ["21.09.2018", "31.10.2018", "20.11.2018", "14.12.2018", "19.01.2019"], "tickvals": [0, 1, 2, 3, 4], "title": {"font": {"size": 16}, "text": "Date"}}, "yaxis": {"tickfont": {"size": 12}, "ticktext": ["VV", "VH"], "tickvals": [0, 1], "title": {"font": {"size": 16}, "text": "Polarization"}}, "zaxis": {"tickfont": {"size": 12}, "title": {"font": {"size": 16}, "text": "Backscatter σ⁰ (dB)"}}}, "title": {"text": "Backscatter from Sentinel 1 Data for Perabalur District"}, "updatemenus": [{"buttons": [{"args": [null, {"frame": {"duration": 100, "redraw": true}, "fromcurrent": true, "loop": true}], "label": "▶️ Play", "method": "animate"}], "showactive": false, "type": "buttons"}]}}
